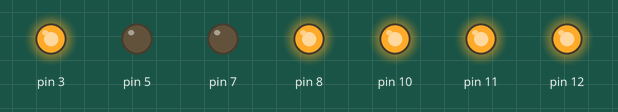
Recording of a program running on a simulated Raspberry Pi (header pin numbers). On the bench: output pins drawn as LEDs (lit = HIGH). At 0.0 s the program stops and its outputs stay as they are.

Above: at 0.1 s.
Timing chart, 0 to 1.5 s (numbered marks = the images above):
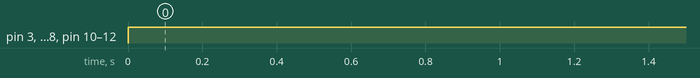

The program:

sevenseg.py
```python
#Setup seven segment display
import RPi.GPIO as GPIO # RPi.GPIO can be referred as GPIO from now

GPIO.setmode(GPIO.BOARD)       # GPIO Numbering of Pins

#Matching pins to segments
GPIO.setup(3, GPIO.OUT)#a
GPIO.setup(5, GPIO.OUT)#b
GPIO.setup(7, GPIO.OUT)#c
GPIO.setup(8, GPIO.OUT)#d
GPIO.setup(10, GPIO.OUT)#e
GPIO.setup(11, GPIO.OUT)#f
GPIO.setup(12, GPIO.OUT)#g

GPIO.output(3,1)
GPIO.output(5,0)
GPIO.output(7,0)
GPIO.output(8,1)
GPIO.output(10,1)
GPIO.output(11,1)
GPIO.output(12,1)
```

Measured:
- by itself, pin 3, pin 8, pin 10–12: LOW → HIGH at 0.00 s
